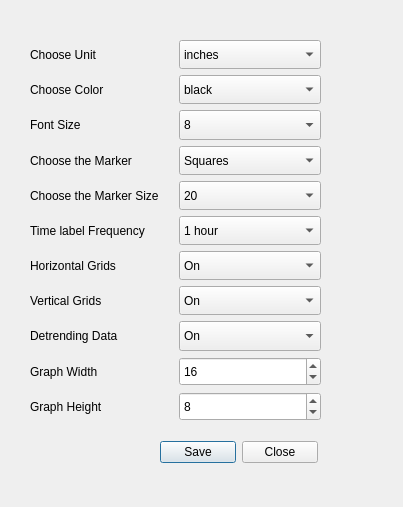
<?xml version="1.0" encoding="UTF-8"?>
<ui version="4.0">
 <class>SettingTrackerDialogBase</class>
 <widget class="QDialog" name="SettingTrackerDialogBase">
  <property name="geometry">
   <rect>
    <x>0</x>
    <y>0</y>
    <width>403</width>
    <height>507</height>
   </rect>
  </property>
  <property name="windowTitle">
   <string>SettingTracker</string>
  </property>
  <widget class="QWidget" name="layoutWidget">
   <property name="geometry">
    <rect>
     <x>30</x>
     <y>40</y>
     <width>291</width>
     <height>381</height>
    </rect>
   </property>
   <property name="sizePolicy">
    <sizepolicy hsizetype="Expanding" vsizetype="Expanding">
     <horstretch>0</horstretch>
     <verstretch>0</verstretch>
    </sizepolicy>
   </property>
   <layout class="QGridLayout" name="gridLayout">
    <item row="10" column="1">
     <widget class="QComboBox" name="VerticGridSelection">
      <property name="sizePolicy">
       <sizepolicy hsizetype="Expanding" vsizetype="Expanding">
        <horstretch>0</horstretch>
        <verstretch>0</verstretch>
       </sizepolicy>
      </property>
      <item>
       <property name="text">
        <string>On</string>
       </property>
      </item>
      <item>
       <property name="text">
        <string>Off</string>
       </property>
      </item>
     </widget>
    </item>
    <item row="12" column="1">
     <widget class="QSpinBox" name="GraphWidthSelection">
      <property name="sizePolicy">
       <sizepolicy hsizetype="Expanding" vsizetype="Expanding">
        <horstretch>0</horstretch>
        <verstretch>0</verstretch>
       </sizepolicy>
      </property>
      <property name="value">
       <number>16</number>
      </property>
     </widget>
    </item>
    <item row="10" column="0">
     <widget class="QLabel" name="label_6">
      <property name="sizePolicy">
       <sizepolicy hsizetype="Expanding" vsizetype="Expanding">
        <horstretch>0</horstretch>
        <verstretch>0</verstretch>
       </sizepolicy>
      </property>
      <property name="text">
       <string>Vertical Grids</string>
      </property>
     </widget>
    </item>
    <item row="7" column="1">
     <widget class="QComboBox" name="FreqSelection">
      <property name="sizePolicy">
       <sizepolicy hsizetype="Expanding" vsizetype="Expanding">
        <horstretch>0</horstretch>
        <verstretch>0</verstretch>
       </sizepolicy>
      </property>
      <item>
       <property name="text">
        <string>1 hour</string>
       </property>
      </item>
      <item>
       <property name="text">
        <string>3 hours</string>
       </property>
      </item>
      <item>
       <property name="text">
        <string>6 hours</string>
       </property>
      </item>
      <item>
       <property name="text">
        <string>12 hours</string>
       </property>
      </item>
      <item>
       <property name="text">
        <string>1 day</string>
       </property>
      </item>
      <item>
       <property name="text">
        <string>3 days</string>
       </property>
      </item>
      <item>
       <property name="text">
        <string>1 week</string>
       </property>
      </item>
      <item>
       <property name="text">
        <string>2 weeks</string>
       </property>
      </item>
      <item>
       <property name="text">
        <string>1 month</string>
       </property>
      </item>
      <item>
       <property name="text">
        <string>3 months</string>
       </property>
      </item>
      <item>
       <property name="text">
        <string>6 months</string>
       </property>
      </item>
     </widget>
    </item>
    <item row="3" column="0">
     <widget class="QLabel" name="label_2">
      <property name="sizePolicy">
       <sizepolicy hsizetype="Expanding" vsizetype="Expanding">
        <horstretch>0</horstretch>
        <verstretch>0</verstretch>
       </sizepolicy>
      </property>
      <property name="text">
       <string>Font Size </string>
      </property>
     </widget>
    </item>
    <item row="5" column="1">
     <widget class="QComboBox" name="MarkerSizeSelection">
      <property name="sizePolicy">
       <sizepolicy hsizetype="Expanding" vsizetype="Expanding">
        <horstretch>0</horstretch>
        <verstretch>0</verstretch>
       </sizepolicy>
      </property>
      <item>
       <property name="text">
        <string>20</string>
       </property>
      </item>
      <item>
       <property name="text">
        <string>40</string>
       </property>
      </item>
      <item>
       <property name="text">
        <string>60</string>
       </property>
      </item>
      <item>
       <property name="text">
        <string>80</string>
       </property>
      </item>
      <item>
       <property name="text">
        <string>100</string>
       </property>
      </item>
     </widget>
    </item>
    <item row="12" column="0">
     <widget class="QLabel" name="label_8">
      <property name="sizePolicy">
       <sizepolicy hsizetype="Expanding" vsizetype="Expanding">
        <horstretch>0</horstretch>
        <verstretch>0</verstretch>
       </sizepolicy>
      </property>
      <property name="text">
       <string>Graph Width</string>
      </property>
     </widget>
    </item>
    <item row="9" column="1">
     <widget class="QComboBox" name="HorizGridSelection">
      <property name="sizePolicy">
       <sizepolicy hsizetype="Expanding" vsizetype="Expanding">
        <horstretch>0</horstretch>
        <verstretch>0</verstretch>
       </sizepolicy>
      </property>
      <item>
       <property name="text">
        <string>On</string>
       </property>
      </item>
      <item>
       <property name="text">
        <string>Off</string>
       </property>
      </item>
     </widget>
    </item>
    <item row="2" column="0">
     <widget class="QLabel" name="label">
      <property name="sizePolicy">
       <sizepolicy hsizetype="Expanding" vsizetype="Expanding">
        <horstretch>0</horstretch>
        <verstretch>0</verstretch>
       </sizepolicy>
      </property>
      <property name="text">
       <string>Choose Color</string>
      </property>
     </widget>
    </item>
    <item row="3" column="1">
     <widget class="QComboBox" name="FontSelection">
      <property name="sizePolicy">
       <sizepolicy hsizetype="Expanding" vsizetype="Expanding">
        <horstretch>0</horstretch>
        <verstretch>0</verstretch>
       </sizepolicy>
      </property>
      <item>
       <property name="text">
        <string>8</string>
       </property>
      </item>
      <item>
       <property name="text">
        <string>9</string>
       </property>
      </item>
      <item>
       <property name="text">
        <string>10</string>
       </property>
      </item>
      <item>
       <property name="text">
        <string>11</string>
       </property>
      </item>
      <item>
       <property name="text">
        <string>12</string>
       </property>
      </item>
      <item>
       <property name="text">
        <string>13</string>
       </property>
      </item>
      <item>
       <property name="text">
        <string>14</string>
       </property>
      </item>
     </widget>
    </item>
    <item row="7" column="0">
     <widget class="QLabel" name="label_11">
      <property name="sizePolicy">
       <sizepolicy hsizetype="Expanding" vsizetype="Expanding">
        <horstretch>0</horstretch>
        <verstretch>0</verstretch>
       </sizepolicy>
      </property>
      <property name="text">
       <string>Time label Frequency</string>
      </property>
     </widget>
    </item>
    <item row="13" column="0">
     <widget class="QLabel" name="label_9">
      <property name="sizePolicy">
       <sizepolicy hsizetype="Expanding" vsizetype="Expanding">
        <horstretch>0</horstretch>
        <verstretch>0</verstretch>
       </sizepolicy>
      </property>
      <property name="text">
       <string>Graph Height</string>
      </property>
     </widget>
    </item>
    <item row="11" column="0">
     <widget class="QLabel" name="label_10">
      <property name="sizePolicy">
       <sizepolicy hsizetype="Expanding" vsizetype="Expanding">
        <horstretch>0</horstretch>
        <verstretch>0</verstretch>
       </sizepolicy>
      </property>
      <property name="text">
       <string>Detrending Data</string>
      </property>
     </widget>
    </item>
    <item row="0" column="1">
     <widget class="QComboBox" name="UnitSelection">
      <property name="sizePolicy">
       <sizepolicy hsizetype="Expanding" vsizetype="Expanding">
        <horstretch>0</horstretch>
        <verstretch>0</verstretch>
       </sizepolicy>
      </property>
      <property name="minimumSize">
       <size>
        <width>81</width>
        <height>0</height>
       </size>
      </property>
      <item>
       <property name="text">
        <string>inches</string>
       </property>
      </item>
      <item>
       <property name="text">
        <string>milimeters</string>
       </property>
      </item>
     </widget>
    </item>
    <item row="13" column="1">
     <widget class="QSpinBox" name="GraphHeightSelection">
      <property name="sizePolicy">
       <sizepolicy hsizetype="Expanding" vsizetype="Expanding">
        <horstretch>0</horstretch>
        <verstretch>0</verstretch>
       </sizepolicy>
      </property>
      <property name="value">
       <number>8</number>
      </property>
     </widget>
    </item>
    <item row="11" column="1">
     <widget class="QComboBox" name="DetrendingSelection">
      <property name="enabled">
       <bool>true</bool>
      </property>
      <property name="sizePolicy">
       <sizepolicy hsizetype="Expanding" vsizetype="Expanding">
        <horstretch>0</horstretch>
        <verstretch>0</verstretch>
       </sizepolicy>
      </property>
      <property name="editable">
       <bool>false</bool>
      </property>
      <property name="currentText">
       <string>Off</string>
      </property>
      <item>
       <property name="text">
        <string>On</string>
       </property>
      </item>
      <item>
       <property name="text">
        <string>Off</string>
       </property>
      </item>
     </widget>
    </item>
    <item row="9" column="0">
     <widget class="QLabel" name="label_5">
      <property name="sizePolicy">
       <sizepolicy hsizetype="Expanding" vsizetype="Expanding">
        <horstretch>0</horstretch>
        <verstretch>0</verstretch>
       </sizepolicy>
      </property>
      <property name="text">
       <string>Horizontal Grids </string>
      </property>
     </widget>
    </item>
    <item row="0" column="0">
     <widget class="QLabel" name="label_3">
      <property name="sizePolicy">
       <sizepolicy hsizetype="Expanding" vsizetype="Expanding">
        <horstretch>0</horstretch>
        <verstretch>0</verstretch>
       </sizepolicy>
      </property>
      <property name="minimumSize">
       <size>
        <width>102</width>
        <height>0</height>
       </size>
      </property>
      <property name="frameShape">
       <enum>QFrame::NoFrame</enum>
      </property>
      <property name="text">
       <string>Choose Unit</string>
      </property>
     </widget>
    </item>
    <item row="2" column="1">
     <widget class="QComboBox" name="ColorSelection">
      <property name="sizePolicy">
       <sizepolicy hsizetype="Expanding" vsizetype="Expanding">
        <horstretch>0</horstretch>
        <verstretch>0</verstretch>
       </sizepolicy>
      </property>
      <item>
       <property name="text">
        <string>black</string>
       </property>
      </item>
      <item>
       <property name="text">
        <string>red</string>
       </property>
      </item>
      <item>
       <property name="text">
        <string>blue</string>
       </property>
      </item>
      <item>
       <property name="text">
        <string>green</string>
       </property>
      </item>
     </widget>
    </item>
    <item row="5" column="0">
     <widget class="QLabel" name="label_7">
      <property name="sizePolicy">
       <sizepolicy hsizetype="Expanding" vsizetype="Expanding">
        <horstretch>0</horstretch>
        <verstretch>0</verstretch>
       </sizepolicy>
      </property>
      <property name="text">
       <string>Choose the Marker Size</string>
      </property>
     </widget>
    </item>
    <item row="4" column="0">
     <widget class="QLabel" name="label_4">
      <property name="sizePolicy">
       <sizepolicy hsizetype="Expanding" vsizetype="Expanding">
        <horstretch>0</horstretch>
        <verstretch>0</verstretch>
       </sizepolicy>
      </property>
      <property name="text">
       <string>Choose the Marker</string>
      </property>
     </widget>
    </item>
    <item row="4" column="1">
     <widget class="QComboBox" name="MarkerSelection">
      <property name="sizePolicy">
       <sizepolicy hsizetype="Expanding" vsizetype="Expanding">
        <horstretch>0</horstretch>
        <verstretch>0</verstretch>
       </sizepolicy>
      </property>
      <item>
       <property name="text">
        <string>Squares</string>
       </property>
      </item>
      <item>
       <property name="text">
        <string>Circles</string>
       </property>
      </item>
     </widget>
    </item>
   </layout>
  </widget>
  <widget class="QWidget" name="layoutWidget">
   <property name="geometry">
    <rect>
     <x>160</x>
     <y>440</y>
     <width>158</width>
     <height>25</height>
    </rect>
   </property>
   <layout class="QHBoxLayout" name="horizontalLayout">
    <item>
     <widget class="QPushButton" name="okButton">
      <property name="text">
       <string>Save</string>
      </property>
     </widget>
    </item>
    <item>
     <widget class="QPushButton" name="cancelButton">
      <property name="text">
       <string>Close</string>
      </property>
     </widget>
    </item>
   </layout>
  </widget>
 </widget>
 <resources/>
 <connections/>
</ui>
